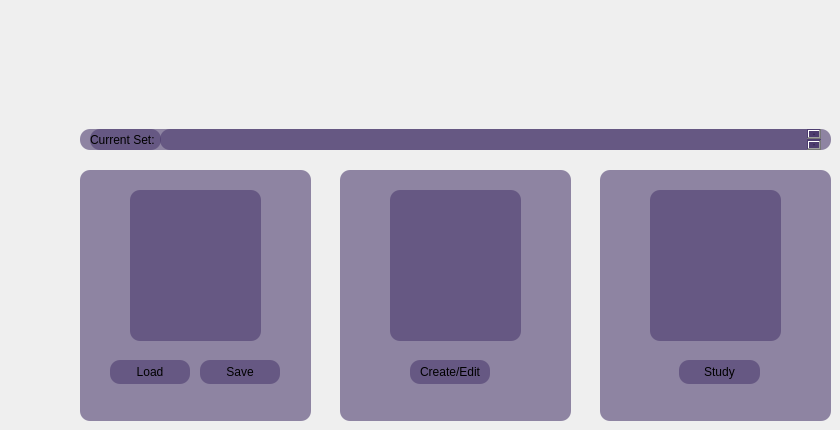
    <widget class="QWidget" name="pageQuizMenu">
     <widget class="QWidget" name="widget_2" native="true">
      <property name="geometry">
       <rect>
        <x>80</x>
        <y>170</y>
        <width>231</width>
        <height>251</height>
       </rect>
      </property>
      <property name="styleSheet">
       <string notr="true">background-color: rgba(75, 58, 108, 150);
border-radius: 10px;</string>
      </property>
      <widget class="QPushButton" name="pushButtonSave">
       <property name="geometry">
        <rect>
         <x>120</x>
         <y>190</y>
         <width>80</width>
         <height>24</height>
        </rect>
       </property>
       <property name="text">
        <string>Save</string>
       </property>
      </widget>
      <widget class="QPushButton" name="pushButtonLoad">
       <property name="geometry">
        <rect>
         <x>30</x>
         <y>190</y>
         <width>80</width>
         <height>24</height>
        </rect>
       </property>
       <property name="text">
        <string>Load</string>
       </property>
      </widget>
      <widget class="QLabel" name="label_2">
       <property name="geometry">
        <rect>
         <x>50</x>
         <y>20</y>
         <width>131</width>
         <height>151</height>
        </rect>
       </property>
       <property name="styleSheet">
        <string notr="true">image: url(:/icons/images/customsaveicon.png);</string>
       </property>
       <property name="text">
        <string/>
       </property>
       <property name="alignment">
        <set>Qt::AlignmentFlag::AlignCenter</set>
       </property>
      </widget>
     </widget>
     <widget class="QWidget" name="widget_3" native="true">
      <property name="geometry">
       <rect>
        <x>340</x>
        <y>170</y>
        <width>231</width>
        <height>251</height>
       </rect>
      </property>
      <property name="styleSheet">
       <string notr="true">background-color: rgba(75, 58, 108, 150);
border-radius: 10px;</string>
      </property>
      <widget class="QPushButton" name="pushButtonCreatePage">
       <property name="geometry">
        <rect>
         <x>70</x>
         <y>190</y>
         <width>80</width>
         <height>24</height>
        </rect>
       </property>
       <property name="text">
        <string>Create/Edit</string>
       </property>
      </widget>
      <widget class="QLabel" name="label_3">
       <property name="geometry">
        <rect>
         <x>50</x>
         <y>20</y>
         <width>131</width>
         <height>151</height>
        </rect>
       </property>
       <property name="styleSheet">
        <string notr="true">image: url(:/icons/images/customediticon.png);</string>
       </property>
       <property name="text">
        <string/>
       </property>
       <property name="alignment">
        <set>Qt::AlignmentFlag::AlignCenter</set>
       </property>
      </widget>
     </widget>
     <widget class="QWidget" name="widget_4" native="true">
      <property name="geometry">
       <rect>
        <x>600</x>
        <y>170</y>
        <width>231</width>
        <height>251</height>
       </rect>
      </property>
      <property name="styleSheet">
       <string notr="true">background-color: rgba(75, 58, 108, 150);
border-radius: 10px;
</string>
      </property>
      <widget class="QPushButton" name="pushButtonStudyPage">
       <property name="geometry">
        <rect>
         <x>79</x>
         <y>190</y>
         <width>81</width>
         <height>24</height>
        </rect>
       </property>
       <property name="text">
        <string>Study</string>
       </property>
      </widget>
      <widget class="QLabel" name="label_4">
       <property name="geometry">
        <rect>
         <x>50</x>
         <y>20</y>
         <width>131</width>
         <height>151</height>
        </rect>
       </property>
       <property name="styleSheet">
        <string notr="true">image: url(:/icons/images/customstudyicon.png);</string>
       </property>
       <property name="text">
        <string/>
       </property>
       <property name="alignment">
        <set>Qt::AlignmentFlag::AlignCenter</set>
       </property>
      </widget>
     </widget>
     <widget class="QWidget" name="widget" native="true">
      <property name="geometry">
       <rect>
        <x>80</x>
        <y>129</y>
        <width>751</width>
        <height>21</height>
       </rect>
      </property>
      <property name="styleSheet">
       <string notr="true">background-color: rgba(75, 58, 108, 150);
border-radius: 10px;
</string>
      </property>
      <widget class="QLabel" name="label">
       <property name="geometry">
        <rect>
         <x>10</x>
         <y>0</y>
         <width>71</width>
         <height>21</height>
        </rect>
       </property>
       <property name="text">
        <string>Current Set:</string>
       </property>
      </widget>
      <widget class="QPlainTextEdit" name="plainTextEdit">
       <property name="geometry">
        <rect>
         <x>80</x>
         <y>0</y>
         <width>661</width>
         <height>21</height>
        </rect>
       </property>
      </widget>
     </widget>
    </widget>
